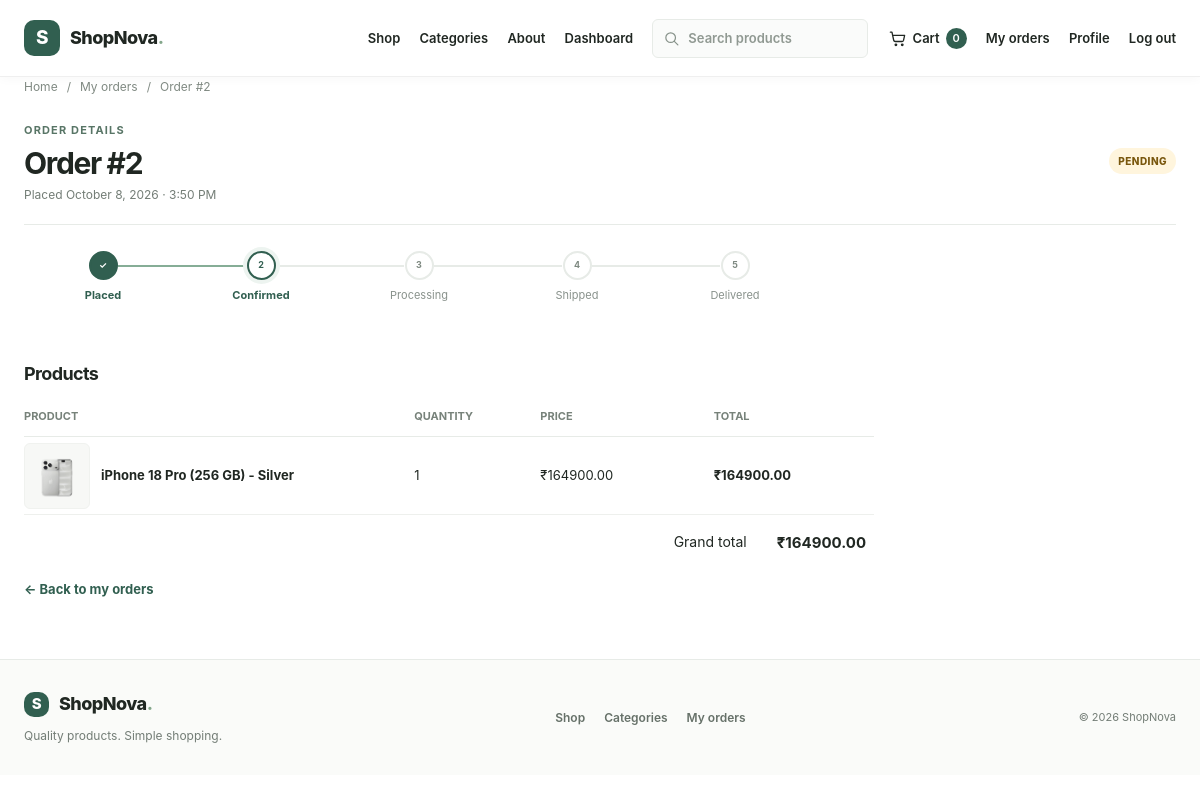
Screenshot of /orders/2/ (signed in) with the database file from the repository.
### shop/models.py (models this page shows, shortened)
class Order(models.Model):
    class Status(models.TextChoices):
        PENDING = "pending", "Pending"
        CONFIRMED = "confirmed", "Confirmed"
        PROCESSING = "processing", "Processing"
        SHIPPED = "shipped", "Shipped"
        DELIVERED = "delivered", "Delivered"
        CANCELLED = "cancelled", "Cancelled"
    user = models.ForeignKey(
        settings.AUTH_USER_MODEL,
        related_name="orders",
        on_delete=models.PROTECT,
    )
    total = models.DecimalField(max_digits=12, decimal_places=2, default=0)
    status = models.CharField(max_length=20, choices=Status.choices, default=Status.PENDING)
    created_at = models.DateTimeField(auto_now_add=True)
    class Meta:
        ordering = ["-created_at", "-id"]

class OrderItem(models.Model):
    order = models.ForeignKey(Order, related_name="items", on_delete=models.CASCADE)
    product = models.ForeignKey(Product, related_name="order_items", on_delete=models.PROTECT)
    quantity = models.PositiveIntegerField(validators=[MinValueValidator(1)])
    price = models.DecimalField(max_digits=10, decimal_places=2)
    subtotal = models.DecimalField(max_digits=12, decimal_places=2)
    class Meta:
        constraints = [
            models.CheckConstraint(condition=models.Q(quantity__gte=1), name="order_item_quantity_positive"),
            models.CheckConstraint(condition=models.Q(price__gte=0), name="order_item_price_nonnegative"),
            models.CheckConstraint(condition=models.Q(subtotal__gte=0), name="order_item_subtotal_nonnegative"),
        ]

class Product(models.Model):
    name = models.CharField(max_length=200)
    description = models.TextField(blank=True)
    price = models.DecimalField(
        max_digits=10,
        decimal_places=2,
        validators=[MinValueValidator(0)],
    )
    stock = models.PositiveIntegerField(default=0)
    image = models.ImageField(upload_to="products/", blank=True)
    category = models.ForeignKey(
        Category,
        related_name="products",
        on_delete=models.PROTECT,
    )
    created_at = models.DateTimeField(auto_now_add=True)
    updated_at = models.DateTimeField(auto_now=True)
    class Meta:
        ordering = ["-created_at", "name"]
        constraints = [
            models.CheckConstraint(condition=models.Q(stock__gte=0), name="product_stock_nonnegative"),
            models.CheckConstraint(condition=models.Q(price__gte=0), name="product_price_nonnegative"),
        ]

### shop/views.py (the view)
# urls.py: path("orders/<int:pk>/", views.order_detail, name="order_detail"),
@login_required
def order_detail(request, pk):
    order = get_object_or_404(
        Order.objects.prefetch_related("items__product"),
        pk=pk,
        user=request.user,
    )
    return render(request, "order_detail.html", {"order": order})

### shop/context_processors.py (called while the page is built)
def cart_summary(request):
    cart = request.session.get("cart", {})
    count = 0
    if isinstance(cart, dict):
        for quantity in cart.values():
            try:
                count += max(0, int(quantity))
            except (TypeError, ValueError):
                continue
    return {"cart_item_count": count}

### templates/order_detail.html (shortened to what this page needs)
{% extends "base.html" %}
{% block content %}
<div class="container">
  <nav class="breadcrumbs" aria-label="Breadcrumb"><a href="{% url 'home' %}">Home</a><span>/</span><a href="{% url 'order_history' %}">My orders</a><span>/</span><span>Order #{{ order.id }}</span></nav>
  <section class="order-detail-header"><div><span class="eyebrow">Order details</span><h1>Order #{{ order.id }}</h1><p>Placed {{ order.created_at|date:"F j, Y · g:i A" }}</p></div><span class="status-badge status-{{ order.status }}">{{ order.get_status_display }}</span></section>
  {% if order.status == "cancelled" %}
    <div class="order-cancelled-note"><span aria-hidden="true">!</span> This order has been cancelled.</div>
  {% else %}
    <ol class="order-timeline" aria-label="Order progress">
      <li class="is-complete"><span class="timeline-marker">✓</span><span>Placed</span></li>
      <li class="{% if order.status == 'pending' %} is-current{% endif %}"><span class="timeline-marker">{% if order.status == "confirmed" or order.status == "processing" or order.status == "shipped" or order.status == "delivered" %}✓{% else %}2{% endif %}</span><span>Confirmed</span></li>
      <li class=""><span class="timeline-marker">{% if order.status == "processing" or order.status == "shipped" or order.status == "delivered" %}✓{% else %}3{% endif %}</span><span>Processing</span></li>
      <li class=""><span class="timeline-marker">{% if order.status == "shipped" or order.status == "delivered" %}✓{% else %}4{% endif %}</span><span>Shipped</span></li>
      <li class=""><span class="timeline-marker">{% if order.status == "delivered" %}✓{% else %}5{% endif %}</span><span>Delivered</span></li>
    </ol>
  {% endif %}
  <section class="section order-detail-section">
    <div class="order-detail-table">
      <h2 class="order-products-heading">Products</h2>
      <div class="order-table-head"><span>Product</span><span>Quantity</span><span>Price</span><span>Total</span></div>
      {% for item in order.items.all %}
        <div class="order-detail-row"><div class="order-product-cell"><span class="cart-thumb">{% if item.product.image %}<img src="{{ item.product.image.url }}" alt="{{ item.product.name }}">{% else %}<span class="image-placeholder"><span aria-hidden="true">✳</span></span>{% endif %}</span><span>{{ item.product.name }}</span></div><span>{{ item.quantity }}</span><span>₹{{ item.price|floatformat:2 }}</span><strong>₹{{ item.subtotal|floatformat:2 }}</strong></div>
      {% endfor %}
      <div class="order-grand-total"><span>Grand total</span><strong>₹{{ order.total|floatformat:2 }}</strong></div>
    </div>
    <a class="text-link" href="{% url 'order_history' %}">← Back to my orders</a>
  </section>
</div>
{% endblock %}

### rows the page displays
Order: id "2", created_at "October 8, 2026 · 3:50 PM", status "PENDING", total "164900.00"
OrderItem: product.image (picture), product.name "iPhone 18 Pro (256 GB) - Silver", quantity "1", price "164900.00", subtotal "164900.00"

### other values shown
{{ cart_item_count }} "0"
